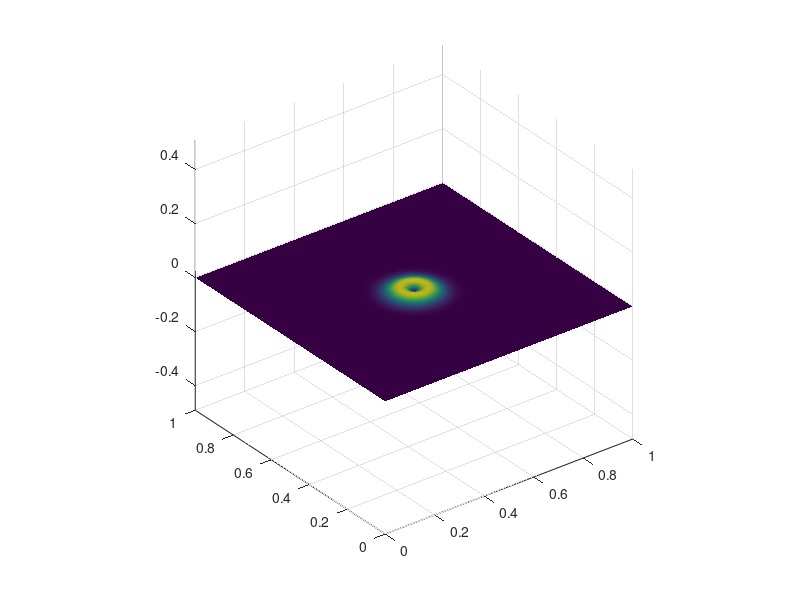

Here is the MATLAB script that generated this plot: (Note: this script raises an error after producing the figure.)
clear all, close all, clc

% nx = 11;
% width = 1;
% X = 0:width/(nx-1):1;
% dx = X(2)-X(1);
% kappa = 1;
% T_old = sin(X/width*pi);
% T_new = T_old;
% dt = 1e-3;
% no_dt = 100;
% Ind = 2:nx-1;
% 
% for t=1:no_dt
%    T_new(Ind) = T_old(Ind) + dt*kappa/dx^2 * (T_old(Ind+1)-2*T_old(Ind)+T_old(Ind-1));
%    T_old(Ind) = T_new(Ind);
%    plot(X,T_new,'-o')
%    axis([o width o 1])
%    xlabel('X','fontsize',5)
%    ylabel('T','fontsize',5)
%    drawnow
% end

%%%%%%%%%%%%%%%%%%%%%%%%%

rho = 1;
E = 1e1;
nu = 0.25;
H = [1,1];
nx = [71,71];


dx = H./(nx-1);
dt = 1/10*min(dx)/sqrt(E/rho);
x = [0:dx(1):H(1)];
y = [0:dx(2):H(2)];
x2D = repmat(x,[1,nx(2)]);
y2D = repmat(y,[nx(1),1]);

Vx = zeros(nx(1),nx(2));
Vy = zeros(nx(1),nx(2));
xc = [dx(1)/2:dx(1):H(1)-dx(1)/2]';
yc = [dx(2)/2:dx(2):H(2)-dx(2)/2];
xc2D = repmat(xc,[1,nx(2)-1]);
yc2D = repmat(yc,[nx(1)-1,1]);
Sxx = ones (nx(1)-1,nx(2)-1).*3e-3/1e-3.*exp(-((xc2D-H(1)/2).^2+(yc2D-H(2)/2).^2)/1/4/1e-3);
Txy = zeros(nx(1)-1,nx(2)-1);
Syy = Sxx;

%%

for it = 1:710
    dVx_dx = (diff(Vx(:,1:nx(2)-1),1,1)+diff(Vx(:,2:nx(2)),1,1))/dx(1)/2;
    dVy_dx = (diff(Vy(:,1:nx(2)-1),1,1)+diff(Vy(:,2:nx(2)),1,1))/dx(1)/2;
    dVx_dy = (diff(Vx(1:nx(1)-1,:),1,2)+diff(Vx(2:nx(1),:),1,2))/dx(2)/2;
    dVy_dy = (diff(Vy(1:nx(1)-1,:),1,2)+diff(Vy(2:nx(1),:),1,2))/dx(2)/2;
    
    Sxx = Sxx +dt*E/(1-nu*nu)*(dVx_dx+nu*dVy_dy);
    Syy = Syy +dt*E/(1-nu*nu)*(dVy_dy+nu*dVx_dx);
    Txy = Txy +dt*E/(1+nu)/2*(dVx_dy+dVy_dx);
    
    D_Sxx_x = (diff(Sxx(:,1:nx(2)-2),1,1)+diff(Sxx(:,2:nx(2)-1),1,1))/dx(1)/2;
    D_Txy_x = (diff(Txy(:,1:nx(2)-2),1,1)+diff(Txy(:,2:nx(2)-1),1,1))/dx(1)/2;
    D_Txy_y = (diff(Txy(1:nx(1)-2,:),1,2)+diff(Txy(2:nx(1)-1,:),1,2))/dx(2)/2;
    D_Syy_y = (diff(Syy(1:nx(1)-2,:),1,2)+diff(Syy(2:nx(1)-1,:),1,2))/dx(2)/2;
    
    Vx(2:nx(1)-1,2:nx(2)-1) = Vx(2:nx(1)-1,2:nx(2)-1)+dt*(D_Sxx_x+D_Txy_y)/rho;
    Vy(2:nx(1)-1,2:nx(2)-1) = Vy(2:nx(1)-1,2:nx(2)-1)+dt*(D_Txy_x+D_Syy_y)/rho;
    
    if mod(it,10)==1
        surf(x,y,(Vx'.^2+Vy'.^2).^(1/2)); axis equal; axis tight; shading interp; light; lighting phong;
        view(30,40),caxis([0 0.075]);axis([0 1 0 1 0 0.2])
        drawnow
    end
end

%%%%%%%%%%%%%%%%%%%%%%%%%%%%%%%%%%%%%%%%





